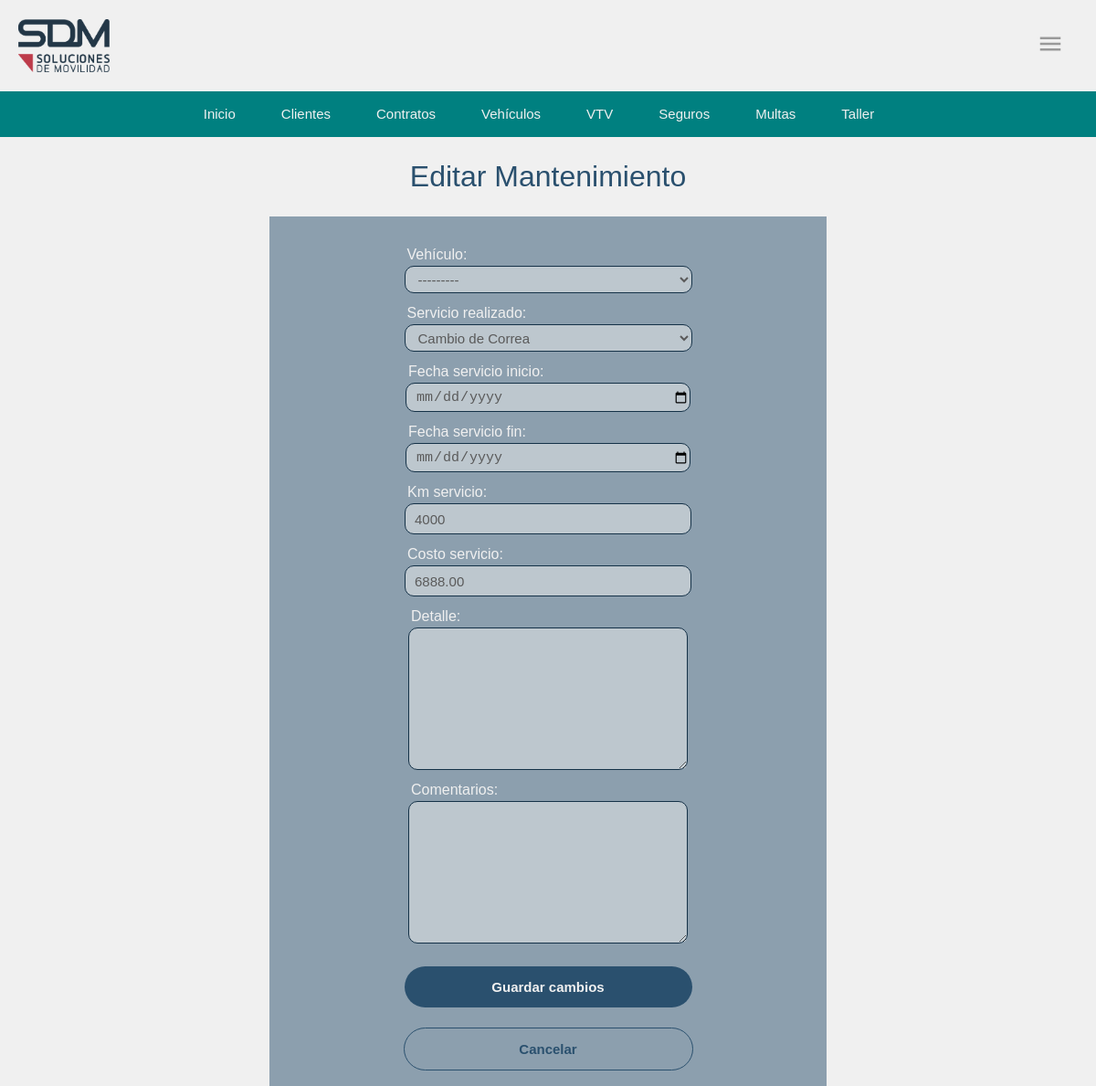
/operacion/mantenimiento/editar/1/, run on the app's committed database.
### operacion/models.py (models this page shows, shortened)
class HistorialMantenimiento(models.Model):
    vehiculo = models.ForeignKey(Automovil, on_delete=models.CASCADE, related_name='historial', verbose_name="Vehículo")  # Relación con el vehículo
    servicio_realizado = models.ForeignKey(Servicio, on_delete=models.RESTRICT)  # Servicio realizado
    fecha_servicio_inicio = models.DateField(blank=False, null=False)  # Fecha del último servicio
    fecha_servicio_fin = models.DateField(blank=True, null=True)  # Fecha del último servicio
    km_servicio = models.PositiveIntegerField(blank=False, null=False)  # Kilometraje del último servicio
    costo_servicio = models.DecimalField(max_digits=10, decimal_places=2, blank=True, null=True)  # Costo del servicio
    detalle = models.TextField(blank=True, null=True)  # Detalle del servicio
    comentarios = models.TextField(blank=True, null=True)  # Comentarios adicionales

### operacion/views.py (the view)
# urls.py: path('mantenimiento/editar/<int:pk>/', editar_mantenimiento, name='editar_mantenimiento'),
def editar_mantenimiento(request, pk):
    mantenimiento = get_object_or_404(HistorialMantenimiento, pk=pk)
    if request.method == 'POST':
        form = MantenimientoForm(request.POST, instance=mantenimiento)
        if form.is_valid():
            form.save()
            return redirect('listado_mantenimiento')  # Redirigir al listado después de guardar
    else:
        form = MantenimientoForm(instance=mantenimiento)
    return render(request, 'mantenimiento/editar_mantenimiento.html', {'form': form})

### operacion/forms.py
class MantenimientoForm(forms.ModelForm):
    class Meta:
        model = HistorialMantenimiento
        fields = '__all__'  # Incluye todos los campos del modelo
        widgets = {
            'fecha_servicio_inicio': forms.DateInput(
                attrs={'type': 'date', 'class': 'form-control'}
            ),
            'fecha_servicio_fin': forms.DateInput(
                attrs={'type': 'date'}
            ),
        }
    def __init__(self, *args, **kwargs):
        super().__init__(*args, **kwargs)
        self.fields['vehiculo'].queryset = Automovil.objects.filter(visibilidad=True)

### operacion/models.py (called while the page is built)
    def __str__(self):
        return f"{self.nombre} - {self.marca.nombre}"

    def __str__(self):
        return f"{self.marca} ({self.patente})"

    def __str__(self):
        return self.nombre

### operacion/templates/mantenimiento/editar_mantenimiento.html (shortened to what this page needs)
{% load static %}
<!DOCTYPE html>
<html lang="en">
<head>
    <link rel="stylesheet" type="text/css" href="{% static './style_form.css' %}">
</head>
<body class="app">
    <div class="head">
        {% include 'cabecera.html' %}
        {% include 'bnav.html' %}
    </div>
    <h1>Editar Mantenimiento</h1>
    <form method="post">
        {{ form.as_p }}
        <button type="submit">Guardar cambios</button>
        <a href="{% url 'listado_mantenimiento' %}">Cancelar</a>
    </form>
</body>
</html>

### operacion/static/style_form.css (style rules this page uses)
body { margin: 0; padding: 0; }
:root { --background: rgb(240,240,240); --foreground: rgb(42, 80, 110); }
.app { display: flex; flex-direction: column; justify-content: center; align-items: center; background-color: var(--background); }
.head { position: sticky; top: 0; z-index: 99; }
h1 { color:var(--foreground); font-family: Verdana, Geneva, Tahoma, sans-serif; font-weight: lighter; margin: 25px; }
form button { margin: 20px; width: 315px; height: 45px; background-color: rgb(42, 80, 110); border-radius: 50px; border: 0px; color: rgb(240,240,240); font-size: 15px; font-family: Verdana, Geneva, Tahoma, sans-serif; font-weight: bold; }
form a { margin: 2px; width: 315px; height: 45px; border-radius: 50px; border: solid 1px rgb(42, 80, 110); color: rgb(42, 80, 110); font-size: 15px; font-family: Verdana, Geneva, Tahoma, sans-serif; font-weight: bold; text-decoration: none; text-align: center; align-content: center; }

### operacion/static/style_cabecera.css (style rules this page uses)
body { margin: 0; padding: 0; }

### operacion/static/style_bnav.css (style rules this page uses)
body { margin: 0; padding: 0; }

### data on the page
HistorialMantenimiento: vehiculo "---------", servicio_realizado "Cambio de Correa", km_servicio "4000", costo_servicio "6888.00"
